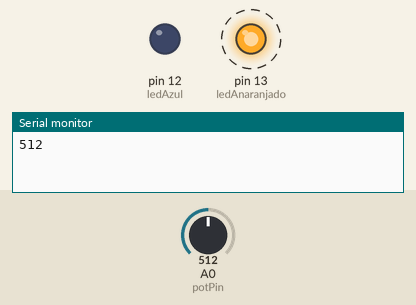
Recording of a sketch running on a simulated Arduino Uno, built with avr-gcc and run on an emulated ATmega328P. Shown: output pins drawn as LEDs (lit = HIGH), the last lines printed to the serial monitor. Dashed ring = blinking. The inputs (shaded band) are chosen by the test bench; at power-on: A0 (potPin) = 512.

Above: at 0.1 s.
At 1.8 s:
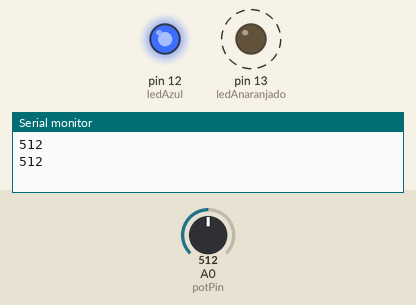
1.9 s: A0 (potPin) set to 306
At 2.2 s:
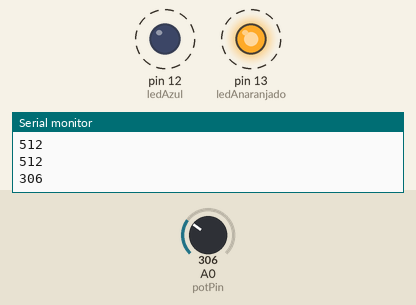
5.4 s: A0 (potPin) set to 122
Timing chart, 0 to 14.9 s (numbered marks = the images above; inputs shaded):
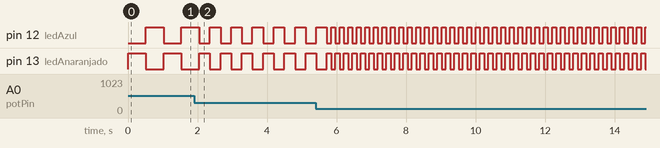

The sketch:

helloLEDVar.ino
```cpp
int ledAnaranjado = 13;
int ledAzul = 12;
int potPin = A0;
int potValue = 0;

void setup()
{
  pinMode(ledAnaranjado, OUTPUT);
  pinMode(ledAzul, OUTPUT);
  Serial.begin(9600);
}

void loop()
{
  potValue = analogRead(potPin);
  Serial.println(potValue);

  digitalWrite(ledAnaranjado, HIGH);
  digitalWrite(ledAzul, LOW);
  delay(potValue);
  digitalWrite(ledAnaranjado, LOW);
  digitalWrite(ledAzul, HIGH);
  delay(potValue);
}
```

Measured:
- after the input at 1.9 s, pin 12 (ledAzul), pin 13 (ledAnaranjado): alternates HIGH for 0.31 s and LOW for 0.31 s, starting after 0.46 s
- by itself, pin 13 (ledAnaranjado): alternates HIGH for 0.51 s and LOW for 0.51 s
